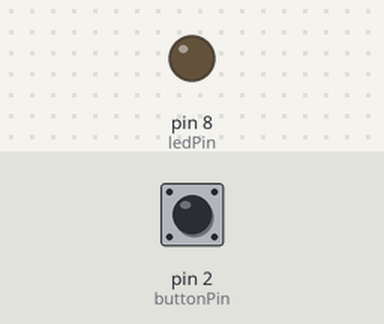
The sketch below on a simulated Arduino Uno, built with avr-gcc and run on an emulated ATmega328P. Shown: output pins drawn as LEDs (lit = HIGH). Dashed ring = blinking. The test bench sets the inputs (shaded band); at power-on: pin 2 (buttonPin) LOW.

Above: at 1.2 s.
1.3 s: pin 2 (buttonPin) pulled HIGH for 1 s
At 1.5 s:
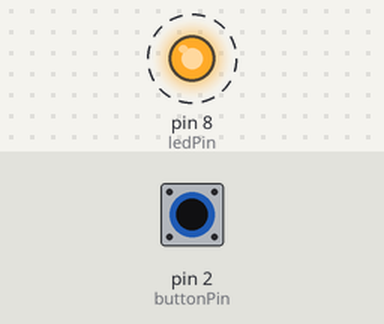
3.8 s: pin 2 (buttonPin) pulled HIGH for 3.2 s
At 7.9 s:
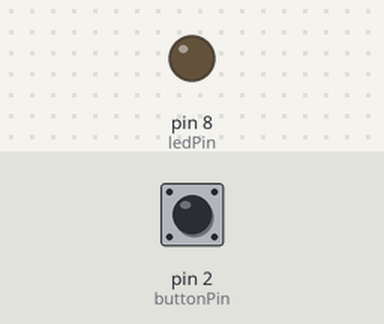
Timing chart, 0 to 9.4 s (numbered marks = the images above; inputs shaded):
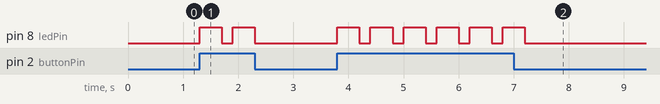

Measured:
- after the input at 1.3 s, pin 8 (ledPin): alternates HIGH for 0.40 s and LOW for 0.20 s, 4 changes in all, then stays LOW, starting at once
- after the input at 3.8 s, pin 8 (ledPin): alternates HIGH for 0.40 s and LOW for 0.20 s, 12 changes in all, then stays LOW, starting at once

The sketch:

assignment3.ino
```cpp
// ==============================
// Introduction to TinkerCAD: Button-Controlled LED
// Assignment 3
// ==============================

int buttonPin = 2;
int ledPin = 8;

void setup() {
  pinMode(buttonPin, INPUT);
  pinMode(ledPin, OUTPUT);
}

void loop() {
  int ButtonState = digitalRead(buttonPin);

  if (ButtonState == HIGH) {
    digitalWrite(ledPin, HIGH);
    delay(400);
    digitalWrite(ledPin, LOW);
    delay(200);
  } else {
    digitalWrite(ledPin, LOW);
  }
}
```
